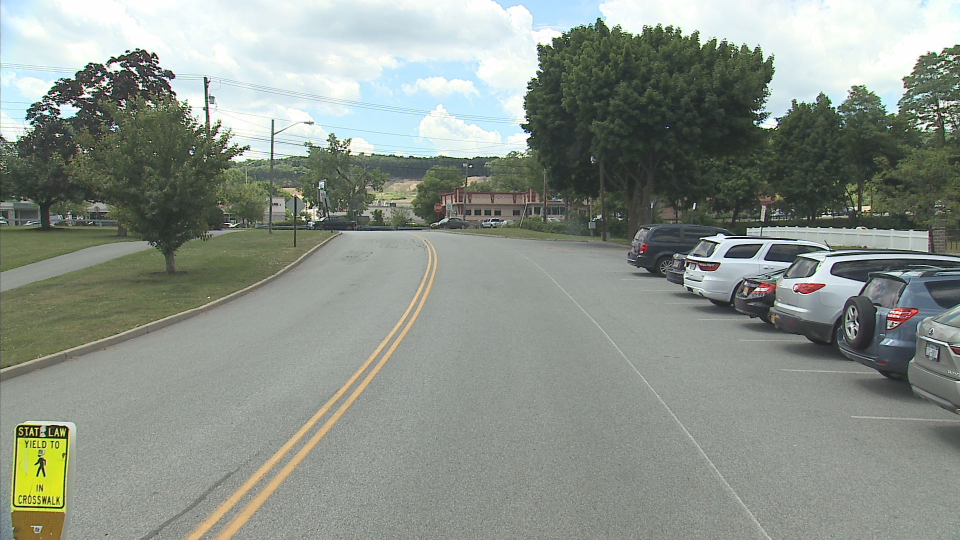
#> input picture tutorial/testL.jpg, 1920 x 1080 px (shown at 1/2 size)
$ jupyter execute --allow-errors test.ipynb   (shell and % lines are left out)
#> lines starting #> are read from the running program, lines starting #| are printed output that depends on the picture
### tutorial/utils.py
import cv2
import numpy as np
#from itertools import izip
import matplotlib.pyplot as plt
from mpl_toolkits.mplot3d.art3d import Poly3DCollection

# [142 lines left out: functions pts2ply, drawlines, GetEpipair, GetFundamentalMatrix, DrawMatchesCustom, PlotCamera and 1 more, not called in this run]

def GetImageMatches(img1,img2):
    surfer=cv2.xfeatures2d.SURF_create()
    kp1, desc1 = surfer.detectAndCompute(img1,None)
    kp2, desc2 = surfer.detectAndCompute(img2,None)

    matcher = cv2.BFMatcher(crossCheck=True)
    matches = matcher.match(desc1, desc2)

    matches = sorted(matches, key = lambda x:x.distance)

    return kp1,desc1,kp2,desc2,matches

# [53 lines left out: functions GetAlignedMatches, Find2D3DMatches, GetTriangulatedPts, not called in this run]

### tutorial/test.ipynb
# How to Structure from Motion

## Authors: Muneeb Aadil, Sibt Ul Hussain

[cell 1]
#loading needed libraries
import utils as ut
import SfM as sfmnp

import matplotlib.pyplot as plt
from mpl_toolkits.mplot3d import Axes3D

import cv2
import numpy as np

#auto-reloading external modules

# Chapter 1. Prerequisites

## 1.1. Transformations

## 1.2. Camera Models

## 1.3 RANSAC

# Chapter 2. Epipolar Geometry

## 2.0. Reading a pair of images, and comparing SIFT matches

[cell 2]
#Reading two images for reference
img1 = cv2.imread('testL.jpg')
#> img1 is the input picture: shape (1080, 1920, 3); mean B, G, R 138, 146.6, 139
img2 = cv2.imread('testR.jpg')
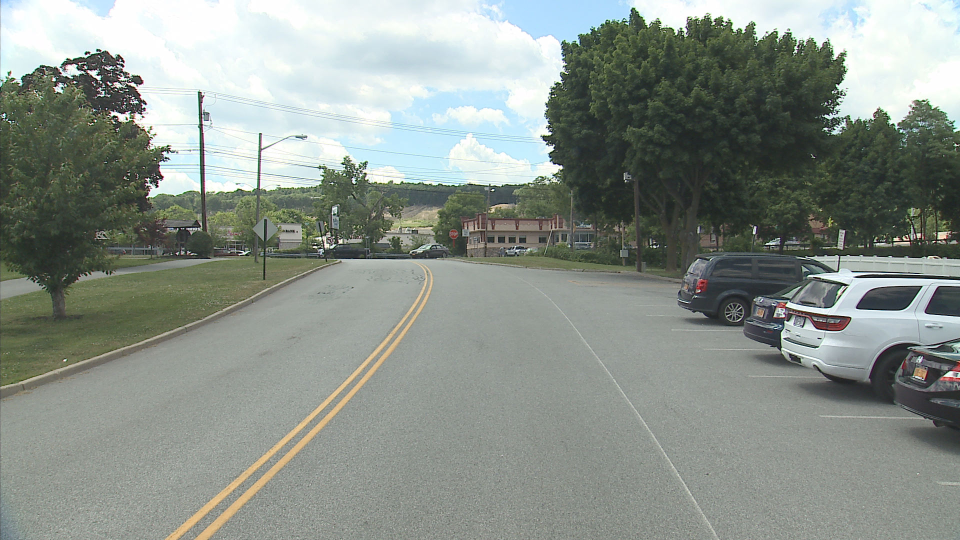
#> input picture tutorial/testR.jpg, 1920 x 1080 px (shown at 1/2 size)
#> img2 is the input picture: shape (1080, 1920, 3); mean B, G, R 139, 146.1, 138.3

#Converting from BGR to RGB format
img1 = img1[:,:,::-1]
img2 = img2[:,:,::-1]

#NOTE: you can adjust appropriate figure size according to the size of your screen
fig,ax=plt.subplots(ncols=2,figsize=(9,4))
ax[0].imshow(img1)
ax[1].imshow(img2)
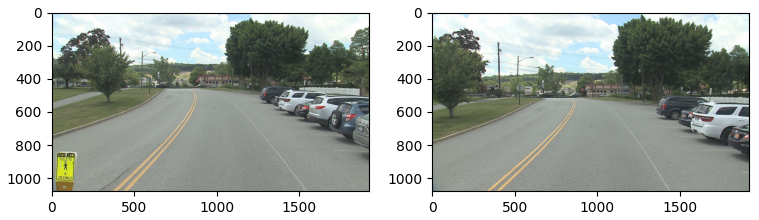
#> figure drawn by matplotlib, 2 panels
